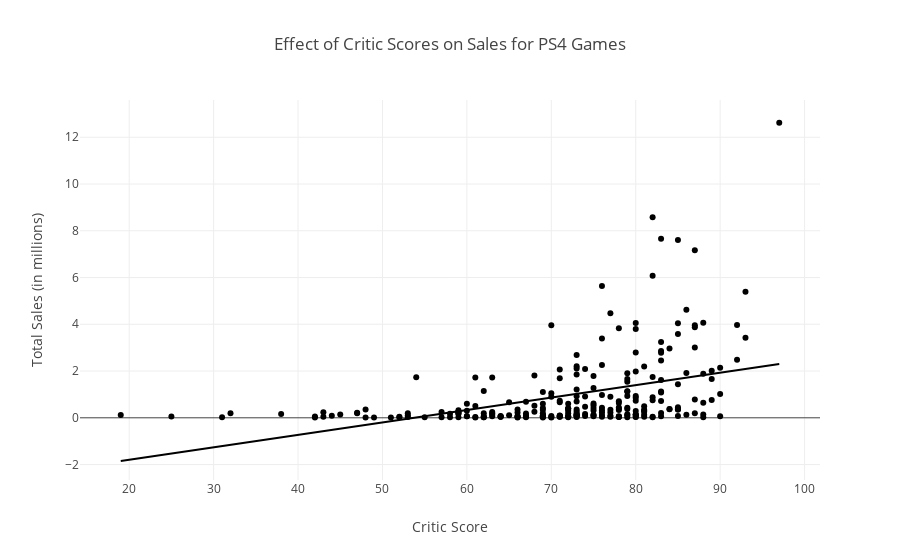
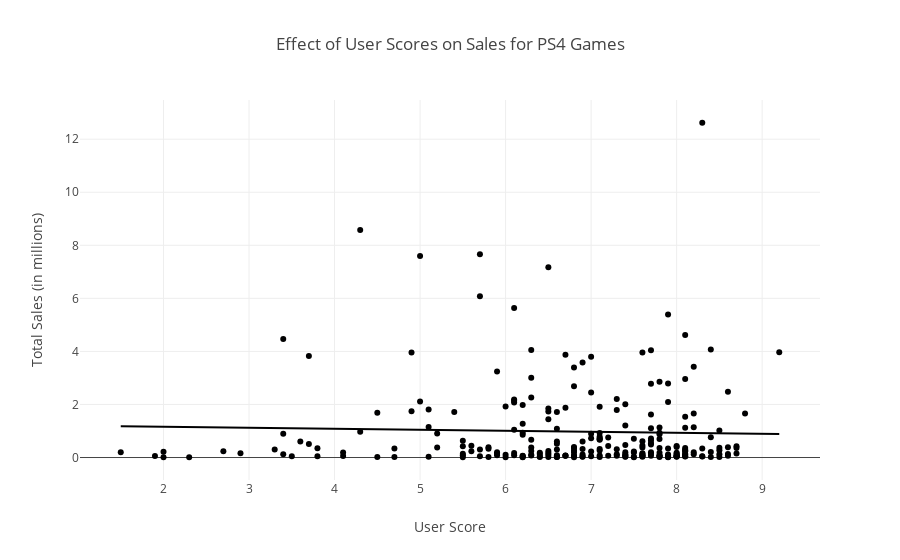

The notebook cell these images were saved under, in order:
### Markdown cell above
there is a wide distribution of average sales per platform my prediction is the older consoles have a larger value simply because of lack fo competition in their era and the time in which they have been around.

### Code cell
ps4_data = game_data[game_data['platform'] == 'PS4']

# Checking the relationship between user reviews, professional reviews, and total sales
# Dropping rows with missing values in relevant columns
ps4_reviews_sales = ps4_data.dropna(subset=['user_score', 'critic_score', 'total_sales'])

# Relationship between critic score and sales and trendline
fig_critic_sales = px.scatter(
    ps4_reviews_sales,
    x='critic_score',
    y='total_sales',
    title="Effect of Critic Scores on Sales for PS4 Games",
    labels={'critic_score': 'Critic Score', 'total_sales': 'Total Sales (in millions)'},
    trendline='ols'
)
fig_critic_sales.update_layout(
    xaxis_title='Critic Score',
    yaxis_title='Total Sales (in millions)'
)
fig_critic_sales.show()

# Relationship between user score and sales and trendline
fig_user_sales = px.scatter(
    ps4_reviews_sales,
    x='user_score',
    y='total_sales',
    title="Effect of User Scores on Sales for PS4 Games",
    labels={'user_score': 'User Score', 'total_sales': 'Total Sales (in millions)'},
    trendline='ols'
)
fig_user_sales.update_layout(
    xaxis_title='User Score',
    yaxis_title='Total Sales (in millions)'
)
fig_user_sales.show()

### Figure 1 — Plotly figure (JSON) as saved in the notebook; plotly's stock layout.template omitted (floating-point values rounded to 4 significant figures; data arrays with more than 128 entries replaced by an {"elided": "..."} marker saying what was removed)
{"data": [{"hovertemplate": "Critic Score=%{x}<br>Total Sales (in millions)=%{y}<extra></extra>", "legendgroup": "", "marker": {"color": "#000001", "symbol": "circle"}, "mode": "markers", "name": "", "orientation": "v", "showlegend": false, "type": "scatter", "x": {"elided": "249 int values"}, "xaxis": "x", "y": {"elided": "249 float values"}, "yaxis": "y"}, {"hovertemplate": "<b>OLS trendline</b><br>total_sales = 0.0532382 * critic_score + -2.8592<br>R<sup>2</sup>=0.164751<br><br>Critic Score=%{x}<br>Total Sales (in millions)=%{y} <b>(trend)</b><extra></extra>", "legendgroup": "", "marker": {"color": "#000001", "symbol": "circle"}, "mode": "lines", "name": "", "showlegend": false, "type": "scatter", "x": {"elided": "249 int values"}, "xaxis": "x", "y": {"elided": "249 float values"}, "yaxis": "y"}], "layout": {"legend": {"tracegroupgap": 0}, "title": {"text": "Effect of Critic Scores on Sales for PS4 Games"}, "xaxis": {"anchor": "y", "domain": [0, 1], "title": {"text": "Critic Score"}}, "yaxis": {"anchor": "x", "domain": [0, 1], "title": {"text": "Total Sales (in millions)"}}}}

### Figure 2 — Plotly figure (JSON) as saved in the notebook; plotly's stock layout.template omitted (floating-point values rounded to 4 significant figures; data arrays with more than 128 entries replaced by an {"elided": "..."} marker saying what was removed)
{"data": [{"hovertemplate": "User Score=%{x}<br>Total Sales (in millions)=%{y}<extra></extra>", "legendgroup": "", "marker": {"color": "#000001", "symbol": "circle"}, "mode": "markers", "name": "", "orientation": "v", "showlegend": false, "type": "scatter", "x": {"elided": "249 float values"}, "xaxis": "x", "y": {"elided": "249 float values"}, "yaxis": "y"}, {"hovertemplate": "<b>OLS trendline</b><br>total_sales = -0.0380259 * user_score + 1.23767<br>R<sup>2</sup>=0.001131<br><br>User Score=%{x}<br>Total Sales (in millions)=%{y} <b>(trend)</b><extra></extra>", "legendgroup": "", "marker": {"color": "#000001", "symbol": "circle"}, "mode": "lines", "name": "", "showlegend": false, "type": "scatter", "x": {"elided": "249 float values"}, "xaxis": "x", "y": {"elided": "249 float values"}, "yaxis": "y"}], "layout": {"legend": {"tracegroupgap": 0}, "title": {"text": "Effect of User Scores on Sales for PS4 Games"}, "xaxis": {"anchor": "y", "domain": [0, 1], "title": {"text": "User Score"}}, "yaxis": {"anchor": "x", "domain": [0, 1], "title": {"text": "Total Sales (in millions)"}}}}
